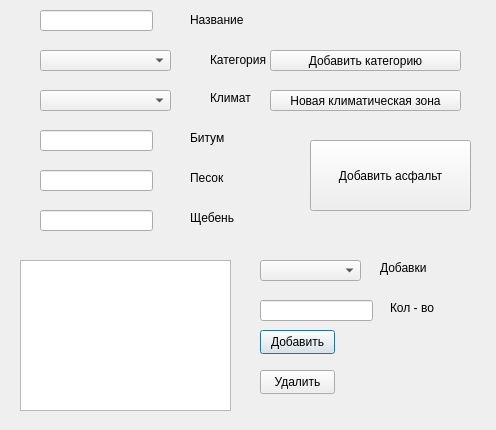
<?xml version="1.0" encoding="UTF-8"?>
<ui version="4.0">
 <class>dlgAddAsph</class>
 <widget class="QDialog" name="dlgAddAsph">
  <property name="geometry">
   <rect>
    <x>0</x>
    <y>0</y>
    <width>496</width>
    <height>430</height>
   </rect>
  </property>
  <property name="windowTitle">
   <string>Добавить асфалт</string>
  </property>
  <widget class="QLineEdit" name="inpBtm">
   <property name="geometry">
    <rect>
     <x>40</x>
     <y>130</y>
     <width>113</width>
     <height>21</height>
    </rect>
   </property>
  </widget>
  <widget class="QLineEdit" name="inpSnd">
   <property name="geometry">
    <rect>
     <x>40</x>
     <y>170</y>
     <width>113</width>
     <height>21</height>
    </rect>
   </property>
  </widget>
  <widget class="QLineEdit" name="inpBrk">
   <property name="geometry">
    <rect>
     <x>40</x>
     <y>210</y>
     <width>113</width>
     <height>21</height>
    </rect>
   </property>
  </widget>
  <widget class="QComboBox" name="cmbCtg">
   <property name="geometry">
    <rect>
     <x>40</x>
     <y>50</y>
     <width>131</width>
     <height>21</height>
    </rect>
   </property>
  </widget>
  <widget class="QComboBox" name="cmbClm">
   <property name="geometry">
    <rect>
     <x>40</x>
     <y>90</y>
     <width>131</width>
     <height>21</height>
    </rect>
   </property>
  </widget>
  <widget class="QComboBox" name="cmbSpp">
   <property name="geometry">
    <rect>
     <x>260</x>
     <y>260</y>
     <width>101</width>
     <height>21</height>
    </rect>
   </property>
  </widget>
  <widget class="QLabel" name="label">
   <property name="geometry">
    <rect>
     <x>210</x>
     <y>50</y>
     <width>61</width>
     <height>20</height>
    </rect>
   </property>
   <property name="text">
    <string>Категория</string>
   </property>
  </widget>
  <widget class="QLabel" name="label_2">
   <property name="geometry">
    <rect>
     <x>210</x>
     <y>90</y>
     <width>48</width>
     <height>16</height>
    </rect>
   </property>
   <property name="text">
    <string>Климат</string>
   </property>
  </widget>
  <widget class="QLabel" name="label_3">
   <property name="geometry">
    <rect>
     <x>190</x>
     <y>130</y>
     <width>48</width>
     <height>16</height>
    </rect>
   </property>
   <property name="text">
    <string>Битум</string>
   </property>
  </widget>
  <widget class="QLabel" name="label_4">
   <property name="geometry">
    <rect>
     <x>190</x>
     <y>170</y>
     <width>48</width>
     <height>16</height>
    </rect>
   </property>
   <property name="text">
    <string>Песок</string>
   </property>
  </widget>
  <widget class="QLabel" name="label_5">
   <property name="geometry">
    <rect>
     <x>190</x>
     <y>210</y>
     <width>48</width>
     <height>16</height>
    </rect>
   </property>
   <property name="text">
    <string>Щебень</string>
   </property>
  </widget>
  <widget class="QLabel" name="label_6">
   <property name="geometry">
    <rect>
     <x>380</x>
     <y>260</y>
     <width>48</width>
     <height>16</height>
    </rect>
   </property>
   <property name="text">
    <string>Добавки</string>
   </property>
  </widget>
  <widget class="QListWidget" name="lstSpp">
   <property name="geometry">
    <rect>
     <x>20</x>
     <y>260</y>
     <width>211</width>
     <height>151</height>
    </rect>
   </property>
  </widget>
  <widget class="QLineEdit" name="inpSppAmnt">
   <property name="geometry">
    <rect>
     <x>260</x>
     <y>300</y>
     <width>113</width>
     <height>21</height>
    </rect>
   </property>
  </widget>
  <widget class="QLabel" name="label_7">
   <property name="geometry">
    <rect>
     <x>390</x>
     <y>300</y>
     <width>61</width>
     <height>16</height>
    </rect>
   </property>
   <property name="text">
    <string>Кол - во</string>
   </property>
  </widget>
  <widget class="QPushButton" name="btnAddSpp">
   <property name="geometry">
    <rect>
     <x>260</x>
     <y>330</y>
     <width>75</width>
     <height>24</height>
    </rect>
   </property>
   <property name="text">
    <string>Добавить</string>
   </property>
  </widget>
  <widget class="QPushButton" name="btnDelSpp">
   <property name="geometry">
    <rect>
     <x>260</x>
     <y>370</y>
     <width>75</width>
     <height>24</height>
    </rect>
   </property>
   <property name="text">
    <string>Удалить</string>
   </property>
  </widget>
  <widget class="QPushButton" name="btnAddAsph">
   <property name="geometry">
    <rect>
     <x>310</x>
     <y>140</y>
     <width>161</width>
     <height>71</height>
    </rect>
   </property>
   <property name="text">
    <string>Добавить асфальт</string>
   </property>
  </widget>
  <widget class="QLineEdit" name="inpName">
   <property name="geometry">
    <rect>
     <x>40</x>
     <y>10</y>
     <width>113</width>
     <height>21</height>
    </rect>
   </property>
  </widget>
  <widget class="QLabel" name="label_8">
   <property name="geometry">
    <rect>
     <x>190</x>
     <y>10</y>
     <width>61</width>
     <height>20</height>
    </rect>
   </property>
   <property name="text">
    <string>Название</string>
   </property>
  </widget>
  <widget class="QPushButton" name="btnAddCtg">
   <property name="geometry">
    <rect>
     <x>270</x>
     <y>50</y>
     <width>191</width>
     <height>21</height>
    </rect>
   </property>
   <property name="text">
    <string>Добавить категорию</string>
   </property>
  </widget>
  <widget class="QPushButton" name="bntAddClm">
   <property name="geometry">
    <rect>
     <x>270</x>
     <y>90</y>
     <width>191</width>
     <height>21</height>
    </rect>
   </property>
   <property name="text">
    <string>Новая климатическая зона</string>
   </property>
  </widget>
 </widget>
 <resources/>
 <connections/>
</ui>
